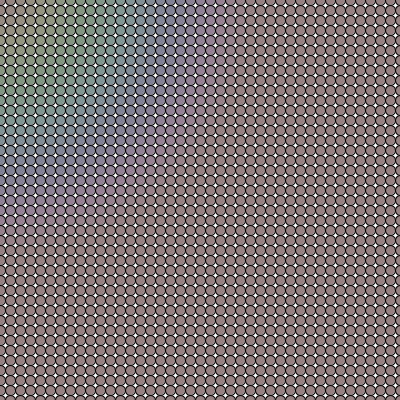
Frame 1 (no input)
Frame 60 (the mouse pressed at the canvas centre just before this capture): identical to frame 1, image omitted
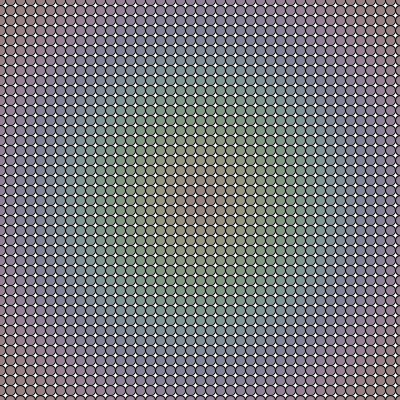
Frame 120 (the mouse held since frame 60 and released just before this capture)

The Processing sketch that drew these frames (run headless with seeded random() and noise(); from frame 60 on, the mouse is pressed at the canvas centre):

// Processing sketch: processing_136562
// ── processing_136562.pde

void setup(){
size(400,400);
  colorMode(HSB);
}
void draw(){
  background(255);
  for(int a = 0; a < 60 ; a++){
    for(int b = 0; b < 60 ; b++){
        Float d = dist (a*10,b*10,mouseX,mouseY);
     fill(d,34,150);
    ellipse(a*10, b*10,10,10);
  }
 }
}
